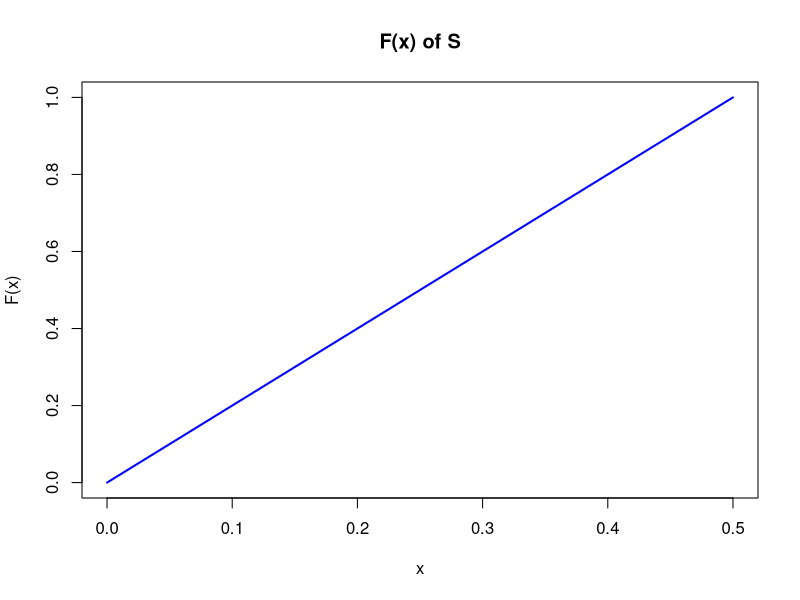
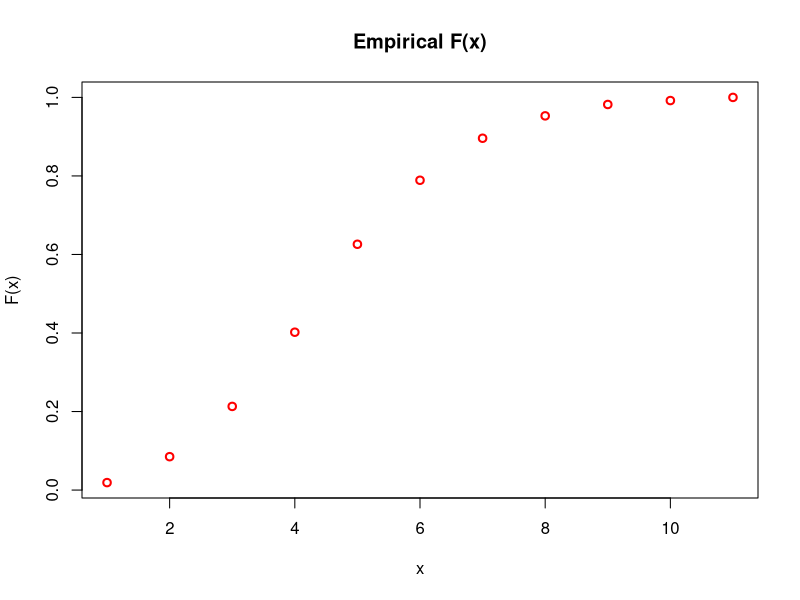
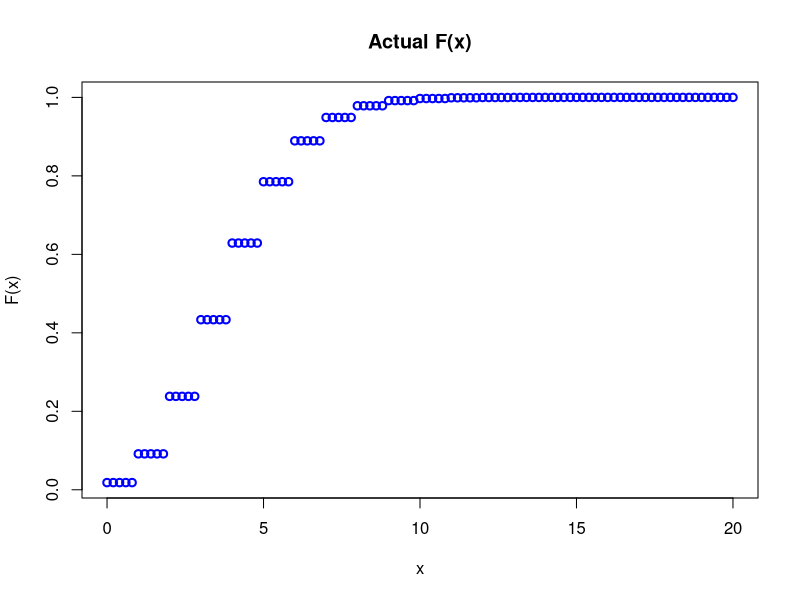
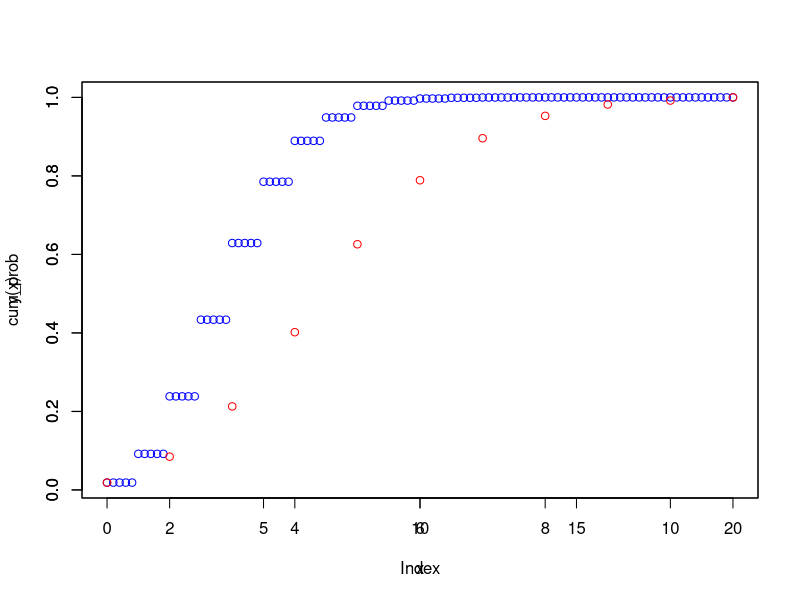

These figures' R source, in order:
# PROBLEM 1

x = 0
for (i in 1:10) {
  if (runif(1) < 0.5) {x = x+1}
  else break
}
x = x+1
print(x)

# The above code runs for 10 iterations and 
# generates a uniform value between [0,1] in each iteration.
# If the value is less than 0.5, we consider that a failure and run the next
# iteration until we get a value >= 0.5, which we consider a success 
# and break from the loop.
# Variable x prints out the total number of iterations until first success.

# Doesn't always output geometric X ~ (0.5) because only runs 10 iterations.
# It will automatically break out of the loop and output 11 after 10 failures
# even if no successes have been recorded.

# Geometric function
geometric = function(p) {
  m = 0
  while (runif(1) > p) { # consider runif(1) > p to be failure
    m = m + 1
  }
  print(m+1)
}

# PROBLEM 2

n = 1e4
r = runif(n)
s = rep(0, n)
for (i in 1:n) {
  s[i] = min (r[i], 1-r[i])
}
print(mean(s))

# CDF of S
cdf_S = function(x) {2*x}
curve(cdf_S, from=0, to=0.5, n=300, col="blue", xlab="x", ylab="F(x)",
      lwd=2, main="F(x) of S")

# PROBLEM 3

# Method 1: Break once, then break shorter piece
Method1 = function(x) {
  mean_of_means1 = rep(0,x)
  for (i in 1:x) {
    n = 1e4
    r = runif(1)
    maximum = min(r, 1-r) # shorter of the first stick break
    # Run uniform on stick length from 0 to shorter of the first stick break
    q = runif(n, min = 0, max = maximum) 
    mean_of_means1[i] = mean(q)
    #cat("Mean Method 1: ", mean(q))
  }
  cat("Average mean 1: ", mean(mean_of_means1))
}

# Method 2: Make 2 breaks simultaneously. Take shortest piece
Method2 = function(x) {
  x = 2
  mean_of_means2 = rep(0,x)
  for (j in 1:x) {
    n = 1e4
    r1 = runif(n) # first break
    r2 = runif(n) # second break
    s = rep(0, n) # vector to hold shortest length
    for (i in 1:n) {
      a = r1[i]
      b = r2[i]
      shortest = min(a, b,1-a, 1-b,abs(b-a))
      s[i] = shortest
    }
    mean(s)
    mean_of_means2[j] = mean(s)
  }
  cat("\nAverage mean 2: ", mean(mean_of_means2))
}

Average_Mean = function(x) {
  Method1(x)
  Method2(x)
}

# Method 2 seems to produce a shorter piece on average

# PROBLEM 4

poisson = rpois(1e3,4)
probabilities = prop.table(table(poisson))
cum_prob = cumsum(probabilities)
plot(cum_prob, col="red",xlab="x", ylab="F(x)",
     lwd=2, main="Empirical F(x)") # empirical cdf

dens_func = function(x){
 ((1/exp(4))*(4^x)*(1/factorial(x)))
}
cdf = function(x){sum(dens_func(0:x))}
y = Vectorize(cdf)
curve(y, from = 0, to=20, type="p", col="blue",
      xlab="x", ylab="F(x)", lwd=2, main="Actual F(x)")# actual cdf

curve(y, from = 0, to=20, type="p", col="blue")# actual cdf
par(new=TRUE)
plot(cum_prob,type="p", col="red") # empirical cdf
